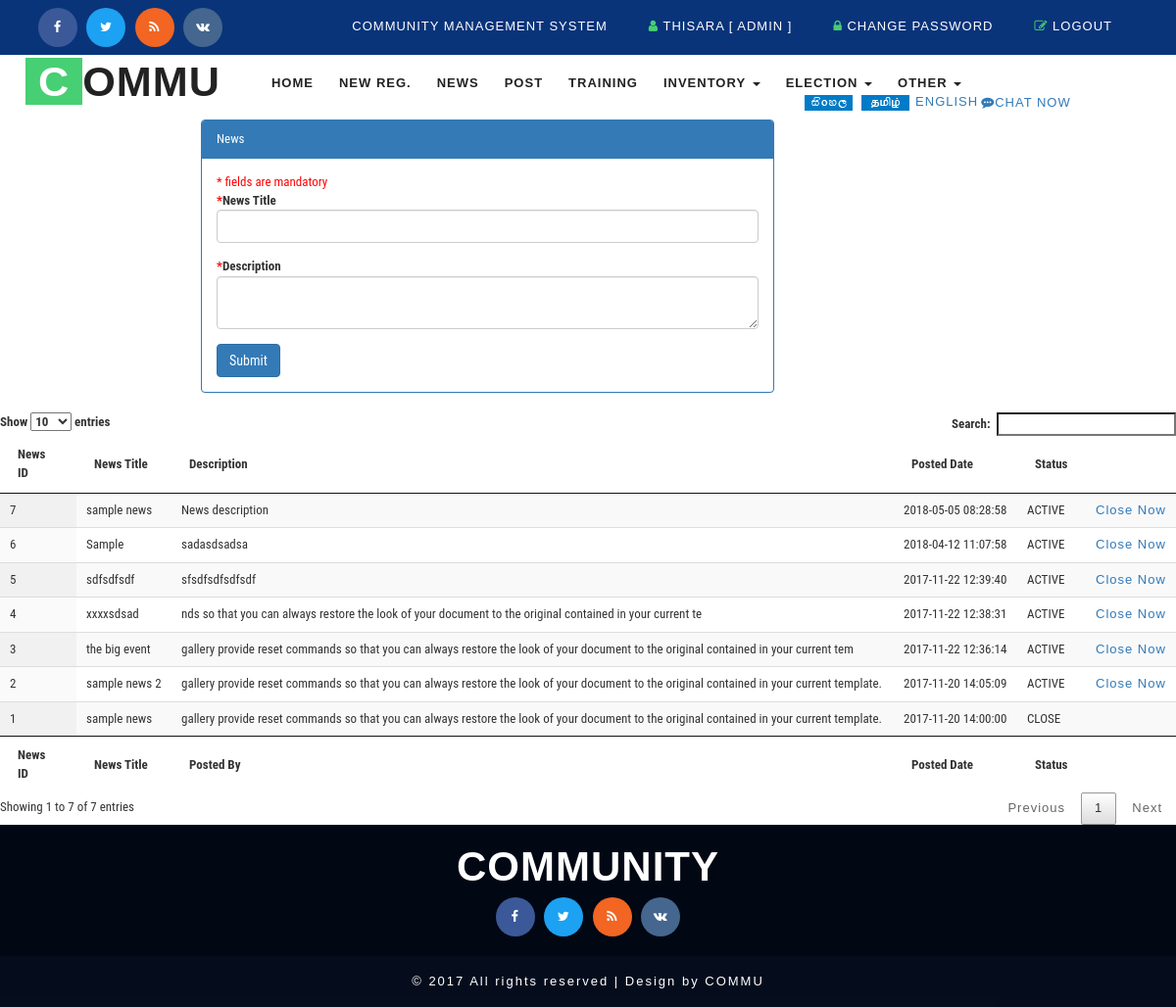
/admin_news.php (signed in), run on the app's committed database.
### tables this page shows
CREATE TABLE `cms_news` (
  `id` int(5) NOT NULL AUTO_INCREMENT,
  `news_title` varchar(50) DEFAULT NULL,
  `description` varchar(250) DEFAULT NULL,
  `usercreated` int(5) DEFAULT NULL COMMENT 'cms_user',
  `datecreated` timestamp NOT NULL DEFAULT CURRENT_TIMESTAMP,
  `status` varchar(10) DEFAULT 'ACTIVE' COMMENT 'ACT|DACT',
  PRIMARY KEY (`id`),
  KEY `FK_cms_news_user` (`usercreated`),
  CONSTRAINT `FK_cms_news_user` FOREIGN KEY (`usercreated`) REFERENCES `cms_user` (`id`)
);

### model/DB.php (called while the page is built, shortened)
<?php
function getDBConnection() {
    $servername = "localhost";
    $username = "root";
    $password = "123";
    $db = "cmsdb";
    $conn = mysqli_connect($servername, $username, $password, $db);
    if (!$conn) {
        die("Connection failed: " . mysqli_connect_error());
    } else {
        return $conn;
    }
}
function getData($sql) {
    $conn = getDBConnection();
    $result = mysqli_query($conn, $sql);
    if (mysqli_num_rows($result) > 0) {
        return $result;
    } else {
        return FALSE;
    }
}
?>

### admin_news.php (the view, shortened to what this page needs)
<!DOCTYPE html>
<html lang="en">
    <head>
        <?php include_once './basecss.php'; ?>
    </head>
    <body>
        <div class="header">
            <div class="w3layouts_header_right">
                <div class="agileits-social top_content">
                    <ul>
                        <li><a href="#"><i class="fa fa-facebook"></i></a></li>
                        <li><a href="#"><i class="fa fa-twitter"></i></a></li>
                        <li><a href="#"><i class="fa fa-rss"></i></a></li>
                        <li><a href="#"><i class="fa fa-vk"></i></a></li>
                    </ul>
                </div>
            </div>
            <div class="w3layouts_header_left">
                <?php include './_top.php'; ?>
            </div>
            <div class="clearfix"> </div>
        </div>
        <div class="banner">
            <nav class="navbar navbar-default">
                <div class="navbar-header navbar-left">
                    <h1><a class="navbar-brand" href="home.php"><span>C</span>OMMU</a></h1>
                </div>
                <div class="collapse navbar-collapse navbar-right" id="bs-example-navbar-collapse-1">
                    <nav class="link-effect-2" id="link-effect-2">
                    </nav>
                </div>
                <div class="w3_agile_search">
                   <?php include './_search.php';?>
                </div>
            </nav>
        </div>
        <div class="row">
            <div class="col-md-2"></div>
            <div class="col-md-6">
                <?php
                include './model/DB.php';
                ?>
                <div class="panel panel-primary">
                <div class="panel-heading ">News</div>
                <div class="panel-body">
                <span class="mando-msg">* fields are mandatory</span>
                <form action="admin_news.php" method="post">
                    <div class="form-group">
                        <label for="exampleInputEmail1"><span class="mando-msg">*</span>News Title</label>
                        <input name="news_title" required="" type="text" class="form-control" id="exampleInputEmail1" >
                    </div>
                    <div class="form-group">
                        <label for="exampleInputPassword1"><span class="mando-msg">*</span>Description</label>
                        <textarea name="description" required="" class="form-control" ></textarea>
                    </div>
                    <button type="submit" name="btnSub" class="btn btn-primary">Submit</button>
                </form>
                </div></div>
            </div>
            <div class="col-md-4"></div>
        </div>
        <table id="example" class="display" cellspacing="0" width="100%" style="font-size: small">
            <thead>
                <tr>
                    <th>News ID</th>
                    <th>News Title</th>
                    <th>Description</th>
                    <th>Posted Date</th>
                    <th>Status</th>
                    <th></th>
                </tr>
            </thead>
            <tfoot>
                <tr>
                    <th>News ID</th>
                    <th>News Title</th>
                    <th>Posted By</th>
                    <th>Posted Date</th>
                    <th>Status</th>
                    <th></th>
                </tr>
            </tfoot>
            <tbody>
                <?php
                $sqlx = " SELECT * FROM cms_news";
                $resultx = getData($sqlx);
                if ($resultx != FALSE) {
                    while ($row = mysqli_fetch_assoc($resultx)) {
                        ?>
                        <tr>
                            <td><?= $row['id']; ?></td>
                            <td><?= $row['news_title']; ?></td>
                            <td><?= $row['description']; ?></td>
                            <td><?= $row['datecreated']; ?></td>
                            <td><?= $row['status']; ?></td>
                            <td><?php
                                if ($row['status'] == 'ACTIVE') {
                                    ?> <a href="admin_news.php?nid=<?= $row['id']; ?>&action=CLOSE"> Close Now </a> <?php
                                }
                                ?></td>
                        </tr>
                        <?php
                    }
                }
                ?>
            </tbody>
        </table>
        <?php include './_footer.php';?>
    </body>
</html>

### css/style.css (style rules this page uses)
.mando-msg { color:red; }
html, body { font-size: small; font-family: 'Source Sans Pro', sans-serif; background:#ffffff; margin: 0; }
p,ul li,ol li,body a { margin:0; font-family: 'Source Sans Pro', sans-serif; letter-spacing:1px; }
h1,h2,h3,h4,h5,h6 { font-family: 'Source Sans Pro', sans-serif; margin:0; letter-spacing:1px; }
ul,label { margin:0; padding:0; }
input[type="submit"],input[type="reset"],input[type="search"],input[type="text"],input[type="email"] { -webkit-transition: 0.5s ease-in; -moz-transition: 0.5s ease-in; -ms-transition: 0.5s ease-in; -o-transition: 0.5s ease-in; transition:0.5s ease-in; font-family: 'Source Sans Pro', sans-serif; }
.w3layouts_header_left { float: right; margin-top: 10px; }
.w3layouts_header_right { float:left; }
.header { padding: 0.6em 3em; background: #09347a; }
.w3layouts_header_right ul li { display:inline-block; color: #fff; }
.agileits-social.top_content ul { margin: 0!important; }
.agileits-social.top_content { margin: 0!important; }
.w3layouts_header_right ul li i { color: #47cf73; }
.w3layouts_header_right ul li a { color: #fff; text-decoration:none; }
.navbar-default { background: none; border: none; }
.navbar { margin-bottom: 0; }
.navbar-collapse { padding: 0; }
.navbar-right { margin-right: 0; }
nav.navbar.navbar-default { background: none; padding: 0.5em 2em; }
.navbar-right { float: left !important; margin: 1em 0 0 12em; }
.navbar-default .navbar-brand,.navbar-default .navbar-brand:hover, .navbar-default .navbar-brand:focus { color: #222; }
.navbar-brand { height: 42px; padding: 0; font-size: 1.2em; line-height: 43px; font-weight: 700; text-transform: uppercase; }
.navbar-brand span { color: #fff; background: #47cf73; padding: 0px 13px; }
.w3_agile_search { float:right; width: 25%; }
.agileits-social ul { padding:0; margin:0; margin-top: 8px; }
.agileits-social ul li { display:inline-block; }
.agileits-social ul li a { color: #333; text-align: center; }
.agileits-social ul li a i.fa.fa-facebook { height: 40px; width: 40px; background: #3b5998; line-height: 40px; color: #fff; border-radius: 50%; -webkit-border-radius: 50%; -moz-border-radius: 50%; -o-border-radius: 50%; -ms-border-radius: 50%; transition:0.5s all; -webkit-transition:0.5s all; -moz-transition:0.5s all; -o-transition:0.5s all; -ms-transition:0.5s all; }
.agileits-social ul li a i.fa.fa-twitter { height: 40px; width: 40px; background: #1da1f2; line-height: 40px; color: #fff; border-radius: 50%; -webkit-border-radius: 50%; -moz-border-radius: 50%; -o-border-radius: 50%; -ms-border-radius: 50%; transition:0.5s all; -webkit-transition:0.5s all; -moz-transition:0.5s all; -o-transition:0.5s all; -ms-transition:0.5s all; }
.agileits-social ul li a i.fa.fa-rss { height: 40px; width: 40px; background: #f26522; line-height: 40px; color: #fff; border-radius: 50%; -webkit-border-radius: 50%; -moz-border-radius: 50%; -o-border-radius: 50%; -ms-border-radius: 50%; transition:0.5s all; -webkit-transition:0.5s all; -moz-transition:0.5s all; -o-transition:0.5s all; -ms-transition:0.5s all; }
.agileits-social ul li a i.fa.fa-vk { height: 40px; width: 40px; background: #45668e; line-height: 40px; color: #fff; border-radius: 50%; -webkit-border-radius: 50%; -moz-border-radius: 50%; -o-border-radius: 50%; -ms-border-radius: 50%; transition:0.5s all; -webkit-transition:0.5s all; -moz-transition:0.5s all; -o-transition:0.5s all; -ms-transition:0.5s all; }
.agileits-social ul li:nth-child(2) { margin:0 .5em; }
.agileits-social ul li:nth-child(3) { margin:0 .5em 0 0; }
@media (max-width:1440px) { .navbar-right { margin: 1em 0 0 9em; } }
@media (max-width:1440px) { .w3_agile_search { float: right; width: 29%; } }
@media (max-width: 1366px) { .navbar-right { margin: 1em 0 0 6em; } }
@media (max-width: 1366px) { .w3_agile_search { float: right; width:30%; } }
@media (max-width: 1280px) { .navbar-right { margin: 1em 0 0 3em; } }
@media (max-width: 1280px) { .w3_agile_search { float: right; width: 31%; } }

### data on the page
cms_news: id "1", news_title "sample news", description "gallery provide reset commands so that you can always restore the look of your document to the original contained in your current template.", datecreated "2017-11-20 14:00:00", status "CLOSE"
cms_news: id "2", news_title "sample news 2", description "gallery provide reset commands so that you can always restore the look of your document to the original contained in your current template.", datecreated "2017-11-20 14:05:09", status "ACTIVE"
cms_news: id "3", news_title "the big event", description "gallery provide reset commands so that you can always restore the look of your document to the original contained in your current tem", datecreated "2017-11-22 12:36:14", status "ACTIVE"
cms_news: id "4", news_title "xxxxsdsad", description "nds so that you can always restore the look of your document to the original contained in your current te", datecreated "2017-11-22 12:38:31", status "ACTIVE"
cms_news: id "5", news_title "sdfsdfsdf", description "sfsdfsdfsdfsdf", datecreated "2017-11-22 12:39:40", status "ACTIVE"
cms_news: id "6", news_title "Sample", description "sadasdsadsa", datecreated "2018-04-12 11:07:58", status "ACTIVE"
cms_news: id "7", news_title "sample news", description "News description", datecreated "2018-05-05 08:28:58", status "ACTIVE"

### other printed values
$_SESSION['ssn_user']['firstname'] "THISARA"
$_SESSION['ssn_user']['role'] "ADMIN"
